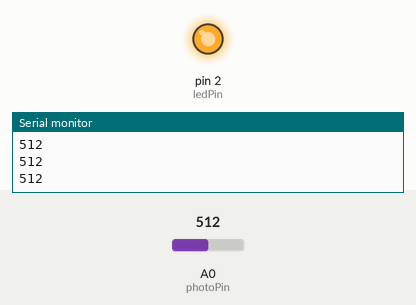
This sketch was run on a simulated Arduino Uno, built with avr-gcc and run on an emulated ATmega328P. Shown: output pins drawn as LEDs (lit = HIGH), the last lines printed to the serial monitor. The test bench sets the inputs (shaded band); at power-on: A0 (photoPin) = 512.

Above: at 1.2 s.
1.3 s: A0 (photoPin) set to 792
2.8 s: A0 (photoPin) set to 810
At 3.8 s:
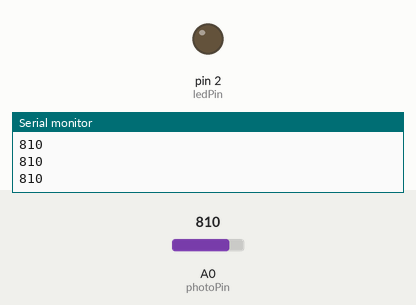
4.3 s: A0 (photoPin) set to 790
At 4.8 s:
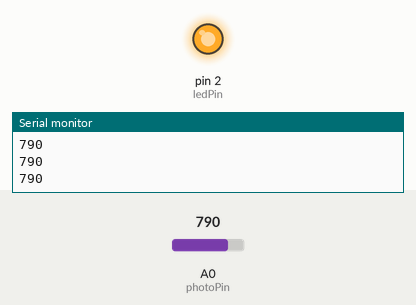
5.8 s: A0 (photoPin) set to 900
At 7.3 s:
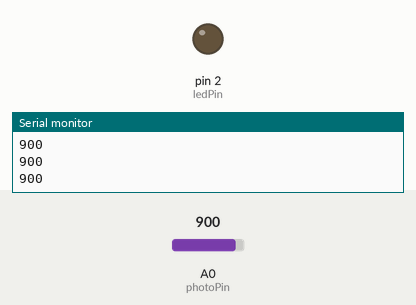
Timing chart, 0 to 8.3 s (numbered marks = the images above; inputs shaded):
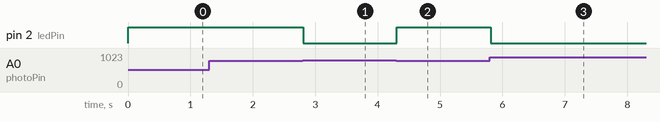

The sketch:

custom2.ino
```cpp
/*
Author: Thanos Moschou
Description: Custom circuit for exams preparation

Just a led that is enabled in the dark

Components:
1 Uno R3
1 Resistor 220 Ohm
1 Resistor 10K Ohm
1 Photoresistor
1 Led
Jumper wires
*/

int ledPin = 2;
int photoPin = A0;

void setup()
{
  pinMode(ledPin, OUTPUT);
  pinMode(photoPin, INPUT);

  Serial.begin(9600);
}

void loop()
{
  int d = analogRead(photoPin);

  Serial.println(d);

  if (d < 800) {
    digitalWrite(ledPin, HIGH);
  } else {
    digitalWrite(ledPin, LOW);
  }
}
```

Measured:
- the behaviour switches between 799 and 800 on A0 (photoPin) (found by bisection; images 0 and 1)
- after the input at 2.8 s, pin 2 (ledPin): HIGH → LOW at once
- after the input at 4.3 s, pin 2 (ledPin): LOW → HIGH at once
- after the input at 5.8 s, pin 2 (ledPin): HIGH → LOW at once
